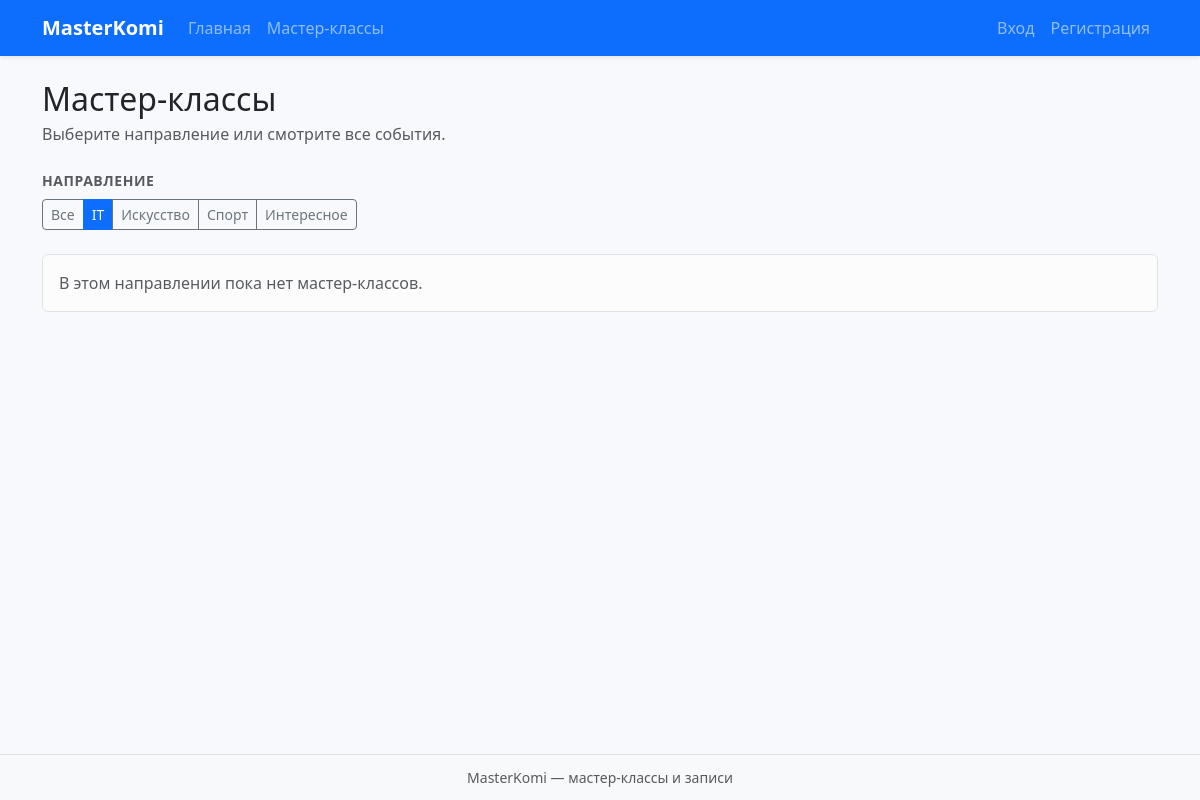
Page /masterclasses?direction=IT on the earlier database version.
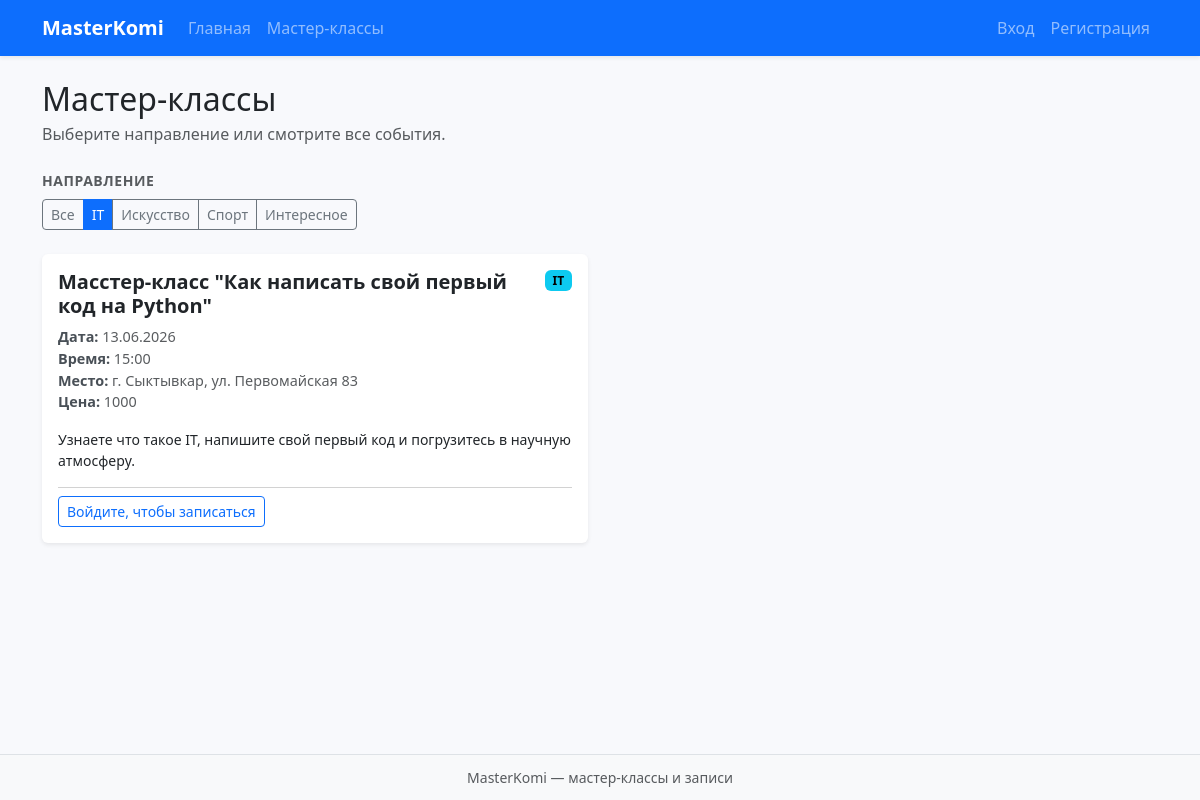
Same page on the later database version.
### data/events.py (models this page shows)
class Event(SqlAlchemyBase):
    __tablename__ = "events"
    id = sqlalchemy.Column(
        sqlalchemy.Integer, primary_key=True, autoincrement=True
    )
    name = sqlalchemy.Column(sqlalchemy.String, nullable=True)
    direction = sqlalchemy.Column(sqlalchemy.String, nullable=True)
    date = sqlalchemy.Column(sqlalchemy.DateTime, nullable=True)
    time = sqlalchemy.Column(sqlalchemy.String, nullable=True)
    location = sqlalchemy.Column(sqlalchemy.String, nullable=True)
    description = sqlalchemy.Column(sqlalchemy.String, nullable=True)
    price = sqlalchemy.Column(sqlalchemy.Integer, nullable=True)
    created_date = sqlalchemy.Column(
        sqlalchemy.DateTime, default=datetime.datetime.now
    )
    user_id = sqlalchemy.Column(
        sqlalchemy.Integer, sqlalchemy.ForeignKey("users.id"), nullable=True
    )
    creator = orm.relationship("User", back_populates="events")
    signups = orm.relationship(
        "EventSignup", back_populates="event", cascade="all, delete-orphan"
    )

### main.py (the view, shortened to what this page needs)
@app.route("/masterclasses")
def masterclasses():
    db_sess = db_session.create_session()
    q = db_sess.query(Event).order_by(Event.created_date.desc())
    direction = request.args.get("direction", type=str)
    filter_direction = (
        direction if direction in EVENT_DIRECTION_VALUES else None
    )
    if filter_direction:
        q = q.filter(Event.direction == filter_direction)
    items = q.all()
    user_id = session.get("user_id")
    signed_ids = set()
    signup_forms_by_id = {
        e.id: EventSignupForm(prefix=f"e{e.id}") for e in items
    }
    return render_template(
        "masterclasses.html",
        title="Мастер-классы",
        masterclasses=items,
        user_id=user_id,
        signed_event_ids=signed_ids,
        signup_forms_by_id=signup_forms_by_id,
        event_directions=EVENT_DIRECTIONS,
        filter_direction=filter_direction,
    )

### data/db_session.py (called while the page is built)
def create_session() -> Session:
    global __factory
    return __factory()

### main.py (called while the page is built)
@app.context_processor
def direct_labs():
    return {"direction_labels": dict(EVENT_DIRECTIONS)}

@app.template_filter("fmt_date")
def fmt_date(value):
    if not value:
        return "—"
    if hasattr(value, "strftime"):
        return value.strftime("%d.%m.%Y")
    return str(value)

### templates/masterclasses.html
{% extends "base.html" %}
{% block content %}
<header class="page-title">
    <h1 class="h2">Мастер-классы</h1>
    <p>Выберите направление или смотрите все события.</p>
</header>
<p class="filter-note">Направление</p>
<div class="filters btn-group flex-wrap" role="group" aria-label="Фильтр по направлению">
    <a href="{{ url_for('masterclasses') }}" class="btn btn-sm {% if not filter_direction %}btn-primary{% else %}btn-outline-secondary{% endif %}">Все</a>
    {% for value, label in event_directions %}
    <a href="{{ url_for('masterclasses', direction=value) }}" class="btn btn-sm {% if filter_direction == value %}btn-primary{% else %}btn-outline-secondary{% endif %}">{{ label }}</a>
    {% endfor %}
</div>
{% if not masterclasses %}
<div class="alert alert-light border empty-hint">
    {% if filter_direction %}В этом направлении пока нет мастер-классов.{% else %}Пока нет мастер-классов — станьте первым организатором.{% endif %}
</div>
{% endif %}
<div class="event-grid">
    {% for item in masterclasses %}
    <article class="card event-card">
        <div class="card-body">
            <div class="event-head">
                <h2 class="h5 card-title mb-0">{{ item.name }}</h2>
                {% if item.direction %}
                <span class="badge text-bg-info text-wrap">{{ direction_labels.get(item.direction, item.direction) }}</span>
                {% endif %}
            </div>
            <ul class="event-details small">
                <li><strong>Дата:</strong> {{ item.date|fmt_date }}</li>
                <li><strong>Время:</strong> {{ item.time }}</li>
                <li><strong>Место:</strong> {{ item.location }}</li>
                {% if item.price is not none %}
                <li><strong>Цена:</strong> {{ item.price }}</li>
                {% endif %}
            </ul>
            <p class="card-text small flex-grow-1">{{ item.description }}</p>
            <div class="event-foot">
                {% if not user_id %}
                <a href="{{ url_for('login') }}" class="btn btn-outline-primary btn-sm">Войдите, чтобы записаться</a>
                {% elif item.user_id == user_id %}
                <span class="muted small">Это ваше мероприятие</span>
                {% elif item.id in signed_event_ids %}
                <span class="badge text-bg-success">Вы записаны</span>
                {% else %}
                <form method="post" action="{{ url_for('signup_event', event_id=item.id) }}" class="d-inline">
                    {% set sf = signup_forms_by_id[item.id] %}
                    {{ sf.hidden_tag() }}
                    {{ sf.submit(class="btn btn-primary btn-sm") }}
                </form>
                {% endif %}
            </div>
        </div>
    </article>
    {% endfor %}
</div>
{% endblock %}

Differences in the rows shown:
now on this page (row edited): Event: name "Масстер-класс \"Как написать свой первый код на Python\"", get "IT", date|fmt_date "13.06.2026", time "15:00", location "г. Сыктывкар, ул. Первомайская 83", price "1000", description "Узнаете что такое IT, напишите свой первый код и погрузитесь в научную атмосферу."
Other differences:
text no longer shown: "В этом направлении пока нет мастер-классов."
